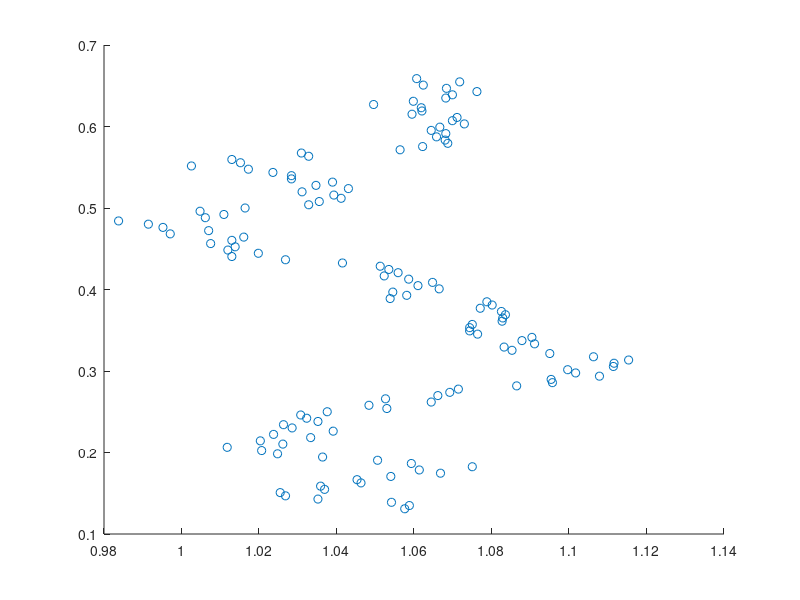

MATLAB code to generate this figure: (Note: this script raises an error after producing the figure.)
% Computational Finance CW2
% Question 1
% train singal file
load options.mat
%%
optionNum=1;% number of strike price
strikePrices=[2925 3025 3125 3225 3325];

L=length(stockPrice);% data length 222
Lwin=fix(L/4);% window length 55
LUse=L-Lwin;% used length 167

LAll=167; % all data length
LTrain=round(0.8*LUse); % train data length
LTest=LAll-LTrain; % test data length 


interval_All=(optionNum-1)*LUse+1:(optionNum-1)*LUse+LUse;
interval_Tr=(optionNum-1)*LUse+1:(optionNum-1)*LUse+LTrain;
interval_Ts=(optionNum-1)*LUse+LTrain+1:(optionNum-1)*LUse+LUse;

Tt=ones(L,1);
for i=1:L
    Tt(i)=(L-i)/252;
end

% data: X=[S/X T-t]
X=[stockPrice(56:L)/strikePrices(1) Tt(56:L,1);...
    stockPrice(56:L)/strikePrices(2) Tt(56:L,1);...
    stockPrice(56:L)/strikePrices(3) Tt(56:L,1);...
    stockPrice(56:L)/strikePrices(4) Tt(56:L,1);...
    stockPrice(56:L)/strikePrices(5) Tt(56:L,1)];

XTrain=X(interval_Tr,:); % train data
XTest=X(interval_Ts,:); % test data
XAll=X(interval_All,:); % all data

% normalized call option price from BS formula
CXtrue=[BSOptionCPrices(:,1)./strikePrices(1);...
    BSOptionCPrices(:,2)./strikePrices(2);...
    BSOptionCPrices(:,3)./strikePrices(3);...
    BSOptionCPrices(:,4)./strikePrices(4);...
    BSOptionCPrices(:,5)./strikePrices(5)];

CXtrueTrain=CXtrue(interval_Tr,:); % train tag
CXtrueTest=CXtrue(interval_Ts,:); % test tag
CXtrueAll=CXtrue(interval_All,:); % all tag
%% GMModel generate 4 means and covariances
GMModel = fitgmdist(XTrain,4,'RegularizationValue',0);
figure(1),clf,
scatter(XTrain(:,1),XTrain(:,2),'r.');
hold on
ezcontour(@(x1,x2)pdf(GMModel,[x1 x2]),get(gca,{'XLim','YLim'}))
title('{\bf Scatter Plot and Fitted Gaussian Mixture Contours}')
axis([0.8 1.3 -0.1 0.8]);
xlabel('S/X','FontSize',13,'FontWeight','bold');
ylabel('T-t','FontSize',13,'FontWeight','bold');
grid on
grid minor
hold off
%% disign matrix
m1=GMModel.mu(1,:);
m2=GMModel.mu(2,:);
m3=GMModel.mu(3,:);
m4=GMModel.mu(4,:);
C1=GMModel.Sigma(:,:,1);
C2=GMModel.Sigma(:,:,2);
C3=GMModel.Sigma(:,:,3);
C4=GMModel.Sigma(:,:,4);

designMat=ones(LTrain,7);% design matrix
designMat(:,5)=XTrain(:,1);
designMat(:,6)=XTrain(:,2);

for i=1:LTrain
    designMat(i,1)=sqrt((XTrain(i,:)-m1)*C1*(XTrain(i,:)-m1)');
    designMat(i,2)=sqrt((XTrain(i,:)-m2)*C2*(XTrain(i,:)-m2)');
    designMat(i,3)=sqrt((XTrain(i,:)-m3)*C3*(XTrain(i,:)-m3)');
    designMat(i,4)=sqrt((XTrain(i,:)-m4)*C4*(XTrain(i,:)-m4)');    
end
%% train using cvx
cvx_begin quiet
variable w(7)
minimize( norm(designMat*w-CXtrueTrain) )
cvx_end
%% draw surface
CXNum=30;
x=linspace(0.8,1.2,CXNum);
y=linspace(0.7,0,CXNum);

CX=ones(CXNum,CXNum);
for i=1:CXNum
    for j=1:CXNum
        CX(j,i)=w(1)*sqrt(([x(i),y(j)]-m1)*C1*([x(i),y(j)]-m1)')...
            +w(2)*sqrt(([x(i),y(j)]-m2)*C2*([x(i),y(j)]-m2)')...
            +w(3)*sqrt(([x(i),y(j)]-m3)*C3*([x(i),y(j)]-m3)')...
            +w(4)*sqrt(([x(i),y(j)]-m4)*C4*([x(i),y(j)]-m4)')...
            +[x(i),y(j)]*[w(5);w(6)]+w(7);
    end
end

figure(2),clf,
plot3(X(interval_All,1),X(interval_All,2),CXtrue(interval_All),...
    'o','MarkerSize',8,'MarkerFaceColor','b');
hold on
mesh(x,y,CX);
xlabel('S/X','FontSize',13,'FontWeight','bold')
ylabel('T-t','FontSize',13,'FontWeight','bold')
zlabel('C/X','FontSize',13,'FontWeight','bold')
axis([0.82 1.15 0 0.7 -0.01 0.17]);
grid on
grid minor
hold off
%% draw validation
CXpred=ones(LUse,1);
for i=1:LUse
    CXpred(i)=w(1)*sqrt((XAll(i,:)-m1)*C1*(XAll(i,:)-m1)')...
        +w(2)*sqrt((XAll(i,:)-m2)*C2*(XAll(i,:)-m2)')...
        +w(3)*sqrt((XAll(i,:)-m3)*C3*(XAll(i,:)-m3)')...
        +w(4)*sqrt((XAll(i,:)-m4)*C4*(XAll(i,:)-m4)')...
        +XAll(i,:)*[w(5);w(6)]+w(7);
end

figure(3),clf,
xx1=56:222;
plot(xx1,CXpred,'r','LineWidth',1.5);
xlabel('Date','FontSize',13,'FontWeight','bold')
ylabel('C/X','FontSize',13,'FontWeight','bold')
hold on
plot(xx1,CXtrueAll,'b','LineWidth',1.5);
axis([-inf,inf,-inf,inf]);
legend({'predicted','real'},'Location','northwest',...
    'FontSize',13,'FontWeight','bold');
plot([LTrain+Lwin,LTrain+Lwin],[-0.02,0.15],'k','LineWidth',2);
grid on
grid minor
hold off
%% draw scatter
figure(4),clf,
plot3(X(1:167,1),X(1:167,2),CXtrue(1:167),'o',...
    'MarkerSize',6,'MarkerFaceColor','b');
hold on
plot3(X(168:334,1),X(168:334,2),CXtrue(168:334),'o',...
    'MarkerSize',6,'MarkerFaceColor','r');
plot3(X(335:501,1),X(335:501,2),CXtrue(335:501),'o',...
    'MarkerSize',6,'MarkerFaceColor','m');
plot3(X(502:668,1),X(502:668,2),CXtrue(502:668),'o',...
    'MarkerSize',6,'MarkerFaceColor','g');
plot3(X(669:835,1),X(669:835,2),CXtrue(669:835),'o',...
    'MarkerSize',6,'MarkerFaceColor','y');
legend({'2925','3025','3125','3225','3325'},...
    'Location','eastoutside',...
    'Orientation','vertical',...
    'FontSize',13,'FontWeight','bold')
title('data generated by BS formula','FontSize',16)
xlabel('S/X','FontSize',13,'FontWeight','bold')
ylabel('T-t','FontSize',13,'FontWeight','bold')
zlabel('C/X','FontSize',13,'FontWeight','bold')
grid on
grid minor
hold off
%% delta

% [CallDelta,~]=blsdelta(S,K,r,T,Vol,Yield);













